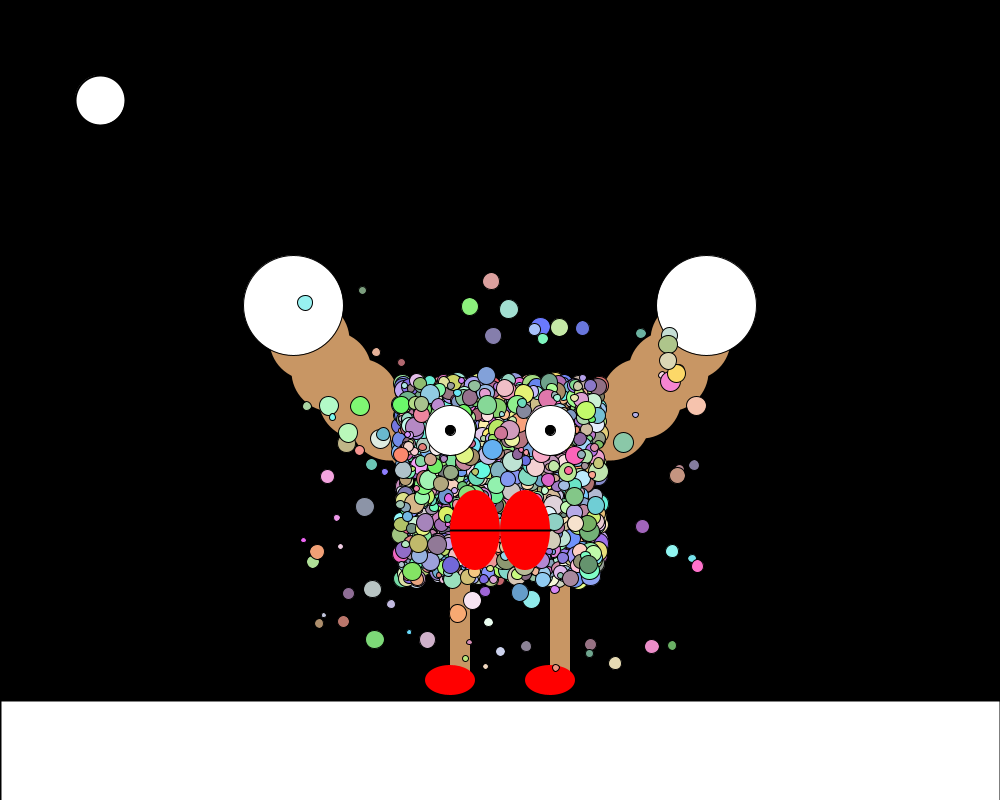
Frame 1 (no input)
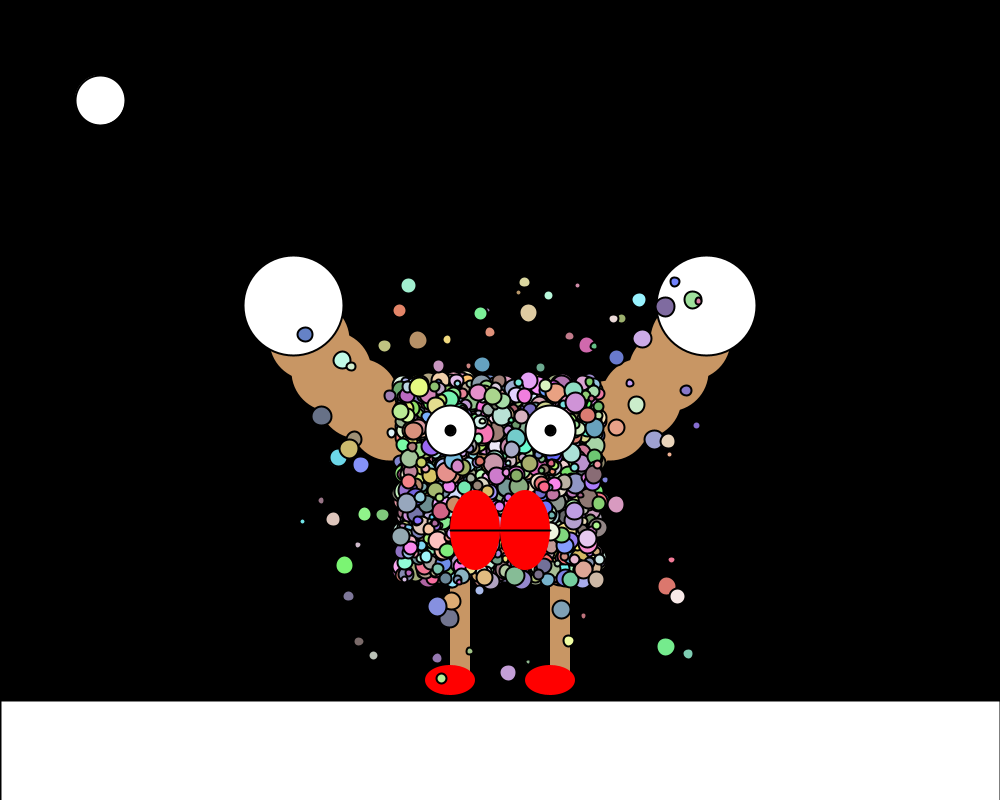
Frame 60 (the mouse pressed at the canvas centre just before this capture)
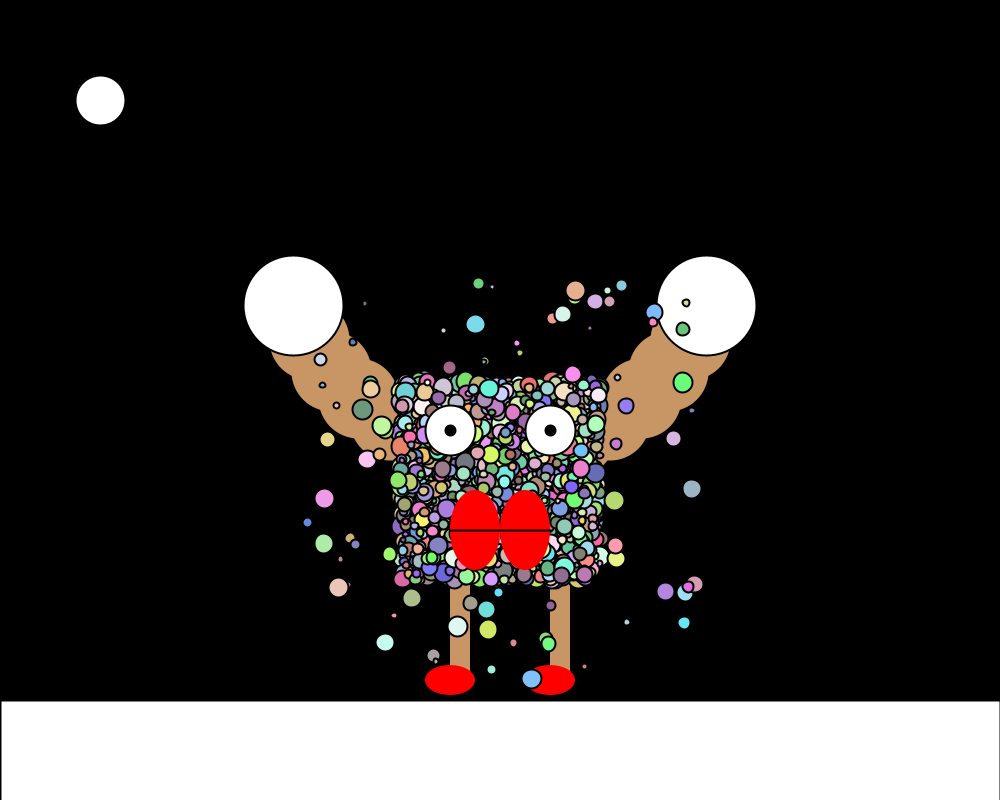
Frame 120 (the mouse held since frame 60 and released just before this capture)

The Processing sketch that drew these frames (run headless with seeded random() and noise(); from frame 60 on, the mouse is pressed at the canvas centre):

// Processing sketch: advanced_CharaJump
// ── advanced_CharaJump.pde
//advanced_CharaJump
//jump Character
//2022/05/16
//1-4-45 Taiyu Honma

void setup()
{
  size(1000, 800);
}

float sy = 320;
float x = 500;
float y = 483;
float v0 = 50;
float g = 9.8;
float t = 0;
boolean jumping = false;
float jumptime = 0;
FloatList times = new FloatList();

void draw()
{
  y =sy;
  if(jumptime > 0){
      t++;
      float v0s = 0;
      
      for(int i = 0; i < times.size();i++){
        times.add(i,1);
        v0s += v0*times.get(i);
      }
      y = v0s -(1.0/2.0)*g*t*t + sy;
      if(y < sy){
        t = 0;
        times = new FloatList();
        y = sy;
        jumptime = 0;
      }
  }
  background(255, 255, 255);
  drawCharacter(int(x), int(800 - y));
  fill(255);
  rect(0,700,1000,300);
  ellipse(100,100,50,50);
}


void mousePressed(){
  if(dist(100,100,mouseX,mouseY) < 25){
    jump();
  }
}

void jump(){
  jumptime++;
  times.append(0.0);
}
void drawCharacter(int cx, int cy)
{
  pushMatrix();
  translate(cx-250, cy-250);
  pushMatrix();
  // ---- kokokara --------

  background(0);
  int w = 500;
  int h = 500;
  noStroke();
  fill(200,150,100);
  //range of body
  int range = 100;
  
  //draw leg
  int legHeight = 100;
  rect(w/2+range/2,h/2+range,20,legHeight);
  rect(w/2-range/2,h/2+range,20,legHeight);
  fill(255,0,0);
  ellipse(w/2+range/2,h/2+range+legHeight,50,30);
  ellipse(w/2-range/2,h/2+range+legHeight,50,30);
  fill(200,150,100);
  
  //draw arm
  for(int i=-60;i<=60;i+=10){
    ellipse(sin(radians(i))*220+w/2,cos(radians(i))*220,80,80);
  }
  stroke(0);
  fill(255);
  
  //draw hand
  ellipse(sin(radians(-70))*220+w/2,cos(radians(-70))*220,100,100);
  ellipse(sin(radians(+70))*220+w/2,cos(radians(+70))*220,100,100);
  
  //draw body
  for(int i=0;i< 2000;i++){
    fill(randomColor());
    circle(w/2+random(-range,range),h/2+random(-range,range),random(5,20));
  }
  
  //draw atomosphire
  for(int i=0;i< 100;i++){
    fill(randomColor());
    circle(w/2+random(-200,200),h/2+random(-200,200),random(5,20));
  }
  fill(255);
  
  //draw eyes
  int metome = 100;
  circle(w/2-metome/2,200,50);
  circle(w/2+metome/2,200,50);
  fill(0);
  int eyeY =  200;
  ellipse(w/2-metome/2,eyeY,10,10);
  ellipse(w/2+metome/2,eyeY,10,10);
  fill(255,0,0);
  noStroke();
  
  //draw mouse
  int mouseWidth = 100;
  ellipse(w/2-mouseWidth/4,300,mouseWidth/2,80);
  ellipse(w/2+mouseWidth/4,300,mouseWidth/2,80);
  stroke(0);
  strokeWeight(2);
  line(w/2-mouseWidth/2,300,w/2+mouseWidth/2,300);
  
  // ---- kokomade --------
  popMatrix();
  popMatrix();
}

color randomColor(){
  return color(random(100,255),random(100,255),random(100,255));
}
